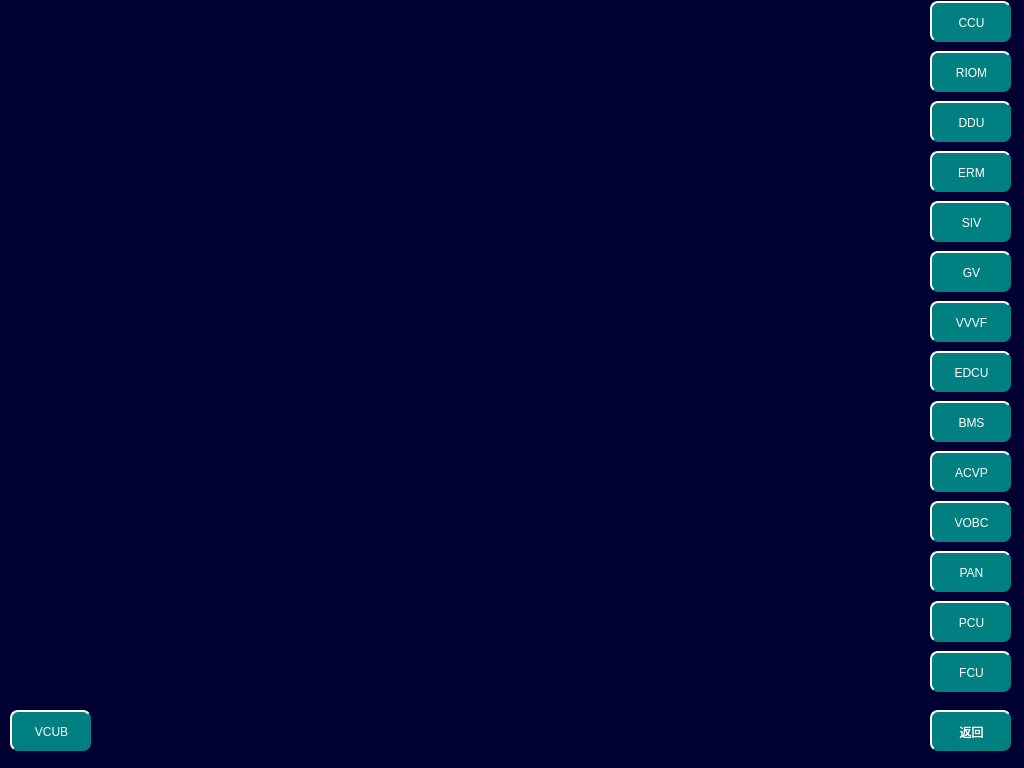
<?xml version="1.0" encoding="UTF-8"?>
<ui version="4.0">
 <class>MaintainceAllPortsPage</class>
 <widget class="QWidget" name="MaintainceAllPortsPage">
  <property name="geometry">
   <rect>
    <x>0</x>
    <y>0</y>
    <width>1024</width>
    <height>768</height>
   </rect>
  </property>
  <property name="windowTitle">
   <string>Form</string>
  </property>
  <property name="styleSheet">
   <string notr="true">QWidget
{
		background-color:rgb(0, 0, 50);
}
QPushButton
{
font: 20px, &quot;微软雅黑&quot;;
color: white;
background-color: rgb(0, 128, 128);
border-top: 2px solid white;
border-left: 2px solid white;
border-radius:8px;
}
</string>
  </property>
  <widget class="QPushButton" name="BTN_DDU">
   <property name="geometry">
    <rect>
     <x>930</x>
     <y>101</y>
     <width>81</width>
     <height>41</height>
    </rect>
   </property>
   <property name="focusPolicy">
    <enum>Qt::NoFocus</enum>
   </property>
   <property name="styleSheet">
    <string notr="true"/>
   </property>
   <property name="text">
    <string>DDU</string>
   </property>
  </widget>
  <widget class="QPushButton" name="BTN_ERM">
   <property name="geometry">
    <rect>
     <x>930</x>
     <y>151</y>
     <width>81</width>
     <height>41</height>
    </rect>
   </property>
   <property name="focusPolicy">
    <enum>Qt::NoFocus</enum>
   </property>
   <property name="styleSheet">
    <string notr="true"/>
   </property>
   <property name="text">
    <string>ERM</string>
   </property>
  </widget>
  <widget class="QPushButton" name="BTN_PCE">
   <property name="geometry">
    <rect>
     <x>930</x>
     <y>301</y>
     <width>81</width>
     <height>41</height>
    </rect>
   </property>
   <property name="focusPolicy">
    <enum>Qt::NoFocus</enum>
   </property>
   <property name="styleSheet">
    <string notr="true"/>
   </property>
   <property name="text">
    <string>VVVF</string>
   </property>
  </widget>
  <widget class="QPushButton" name="BTN_Return">
   <property name="geometry">
    <rect>
     <x>930</x>
     <y>710</y>
     <width>81</width>
     <height>41</height>
    </rect>
   </property>
   <property name="focusPolicy">
    <enum>Qt::NoFocus</enum>
   </property>
   <property name="styleSheet">
    <string notr="true"/>
   </property>
   <property name="text">
    <string>返回</string>
   </property>
  </widget>
  <widget class="QPushButton" name="BTN_RIOM">
   <property name="geometry">
    <rect>
     <x>930</x>
     <y>51</y>
     <width>81</width>
     <height>41</height>
    </rect>
   </property>
   <property name="focusPolicy">
    <enum>Qt::NoFocus</enum>
   </property>
   <property name="styleSheet">
    <string notr="true"/>
   </property>
   <property name="text">
    <string>RIOM</string>
   </property>
  </widget>
  <widget class="QPushButton" name="BTN_ACE">
   <property name="geometry">
    <rect>
     <x>930</x>
     <y>201</y>
     <width>81</width>
     <height>41</height>
    </rect>
   </property>
   <property name="focusPolicy">
    <enum>Qt::NoFocus</enum>
   </property>
   <property name="styleSheet">
    <string notr="true"/>
   </property>
   <property name="text">
    <string>SIV</string>
   </property>
  </widget>
  <widget class="QPushButton" name="BTN_HVAC">
   <property name="geometry">
    <rect>
     <x>930</x>
     <y>451</y>
     <width>81</width>
     <height>41</height>
    </rect>
   </property>
   <property name="focusPolicy">
    <enum>Qt::NoFocus</enum>
   </property>
   <property name="styleSheet">
    <string notr="true"/>
   </property>
   <property name="text">
    <string>ACVP</string>
   </property>
  </widget>
  <widget class="QPushButton" name="BTN_ATC">
   <property name="geometry">
    <rect>
     <x>930</x>
     <y>501</y>
     <width>81</width>
     <height>41</height>
    </rect>
   </property>
   <property name="focusPolicy">
    <enum>Qt::NoFocus</enum>
   </property>
   <property name="styleSheet">
    <string notr="true"/>
   </property>
   <property name="text">
    <string>VOBC</string>
   </property>
  </widget>
  <widget class="QPushButton" name="BTN_VCUA">
   <property name="geometry">
    <rect>
     <x>930</x>
     <y>1</y>
     <width>81</width>
     <height>41</height>
    </rect>
   </property>
   <property name="focusPolicy">
    <enum>Qt::NoFocus</enum>
   </property>
   <property name="styleSheet">
    <string notr="true"/>
   </property>
   <property name="text">
    <string>CCU</string>
   </property>
  </widget>
  <widget class="QPushButton" name="BTN_EDCUA">
   <property name="geometry">
    <rect>
     <x>930</x>
     <y>351</y>
     <width>81</width>
     <height>41</height>
    </rect>
   </property>
   <property name="focusPolicy">
    <enum>Qt::NoFocus</enum>
   </property>
   <property name="styleSheet">
    <string notr="true"/>
   </property>
   <property name="text">
    <string>EDCU</string>
   </property>
  </widget>
  <widget class="QPushButton" name="BTN_BCE">
   <property name="geometry">
    <rect>
     <x>930</x>
     <y>251</y>
     <width>81</width>
     <height>41</height>
    </rect>
   </property>
   <property name="focusPolicy">
    <enum>Qt::NoFocus</enum>
   </property>
   <property name="styleSheet">
    <string notr="true"/>
   </property>
   <property name="text">
    <string>GV</string>
   </property>
  </widget>
  <widget class="QPushButton" name="BTN_PIS">
   <property name="geometry">
    <rect>
     <x>930</x>
     <y>601</y>
     <width>81</width>
     <height>41</height>
    </rect>
   </property>
   <property name="focusPolicy">
    <enum>Qt::NoFocus</enum>
   </property>
   <property name="styleSheet">
    <string notr="true"/>
   </property>
   <property name="text">
    <string>PCU</string>
   </property>
  </widget>
  <widget class="QPushButton" name="BTN_TDS">
   <property name="geometry">
    <rect>
     <x>930</x>
     <y>401</y>
     <width>81</width>
     <height>41</height>
    </rect>
   </property>
   <property name="focusPolicy">
    <enum>Qt::NoFocus</enum>
   </property>
   <property name="styleSheet">
    <string notr="true"/>
   </property>
   <property name="text">
    <string>BMS</string>
   </property>
  </widget>
  <widget class="QPushButton" name="BTN_VCUB">
   <property name="geometry">
    <rect>
     <x>10</x>
     <y>710</y>
     <width>81</width>
     <height>41</height>
    </rect>
   </property>
   <property name="focusPolicy">
    <enum>Qt::NoFocus</enum>
   </property>
   <property name="styleSheet">
    <string notr="true"/>
   </property>
   <property name="text">
    <string>VCUB</string>
   </property>
  </widget>
  <widget class="QPushButton" name="BTN_FAS">
   <property name="geometry">
    <rect>
     <x>930</x>
     <y>651</y>
     <width>81</width>
     <height>41</height>
    </rect>
   </property>
   <property name="focusPolicy">
    <enum>Qt::NoFocus</enum>
   </property>
   <property name="styleSheet">
    <string notr="true"/>
   </property>
   <property name="text">
    <string>FCU</string>
   </property>
  </widget>
  <widget class="QPushButton" name="BTN_PCU">
   <property name="geometry">
    <rect>
     <x>930</x>
     <y>551</y>
     <width>81</width>
     <height>41</height>
    </rect>
   </property>
   <property name="focusPolicy">
    <enum>Qt::NoFocus</enum>
   </property>
   <property name="styleSheet">
    <string notr="true"/>
   </property>
   <property name="text">
    <string>PAN</string>
   </property>
  </widget>
 </widget>
 <resources/>
 <connections/>
</ui>
